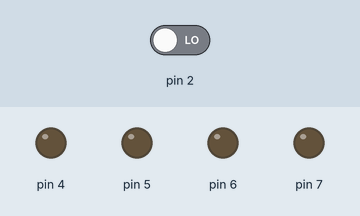
Simulated run of this sketch. Board: Arduino Uno, built with avr-gcc and run on an emulated ATmega328P. On the bench: output pins drawn as LEDs (lit = HIGH). The test bench sets the inputs (shaded band); at power-on: pin 2 LOW.

Above: at 1.2 s.
1.3 s: pin 2 driven HIGH
At 1.9 s:
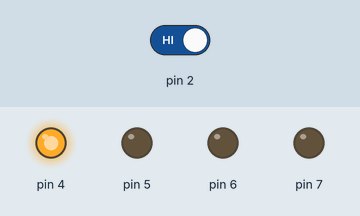
At 5.5 s:
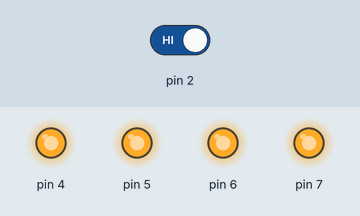
Timing chart, 0 to 13.3 s (numbered marks = the images above; inputs shaded):
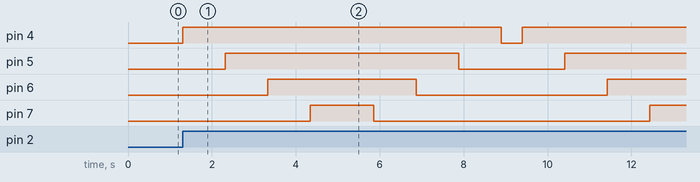

Measured:
- after the input at 1.3 s, pin 4: LOW → HIGH at once, → LOW 7.6 s later, → HIGH 0.50 s later; pin 5: LOW → HIGH after 1.0 s, → LOW 5.6 s later, → HIGH 2.5 s later; pin 6: LOW → HIGH after 2.0 s, → LOW 3.5 s later, → HIGH 4.6 s later; pin 7: LOW → HIGH after 3.0 s, → LOW 1.5 s later, → HIGH 6.6 s later

The sketch:

task3.ino
```cpp
int tl=0;
void setup() {
  Serial.begin(9600);
  pinMode(7,OUTPUT);
  pinMode(6,OUTPUT);
  pinMode(5,OUTPUT);
  pinMode(4,OUTPUT);
  pinMode(2,INPUT);
  digitalWrite(7,LOW);
  digitalWrite(6,LOW);
  digitalWrite(5,LOW);
  digitalWrite(4,LOW);
}

void loop() {
  int vl = digitalRead(2);
  if(vl==1) tl = !tl;
  if(tl){
  for(int i=0;i<4;i++){
    for(int j=0;j<255;j++){
      digitalWrite(i+4,j);
      delay(2);
    }
    delay(500);
  }
  for(int i=3;i>=0;i--){
    for(int j=254;j>=0;j--){
      digitalWrite(i+4,j);
      delay(2);
    }
    delay(500);
  }
  }
  else {
    digitalWrite(7,LOW);
  digitalWrite(6,LOW);
  digitalWrite(5,LOW);
  digitalWrite(4,LOW);
  }

}
```
